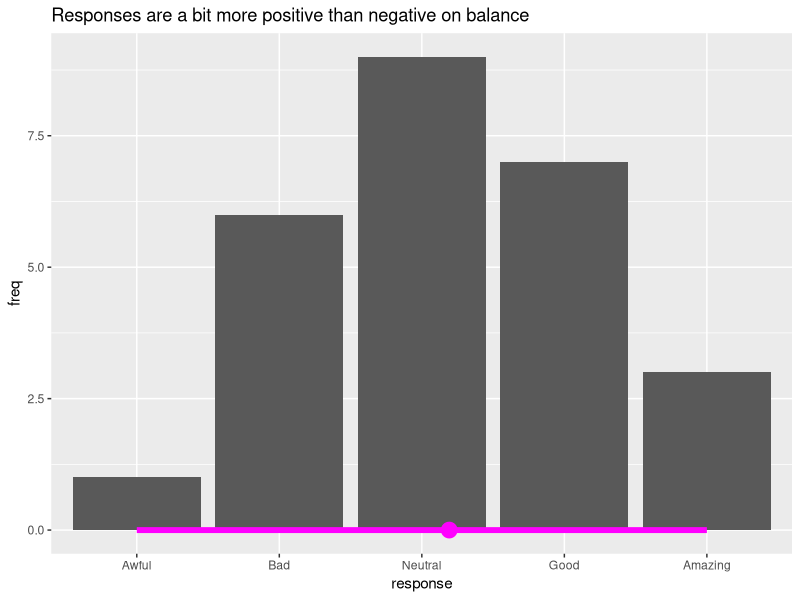
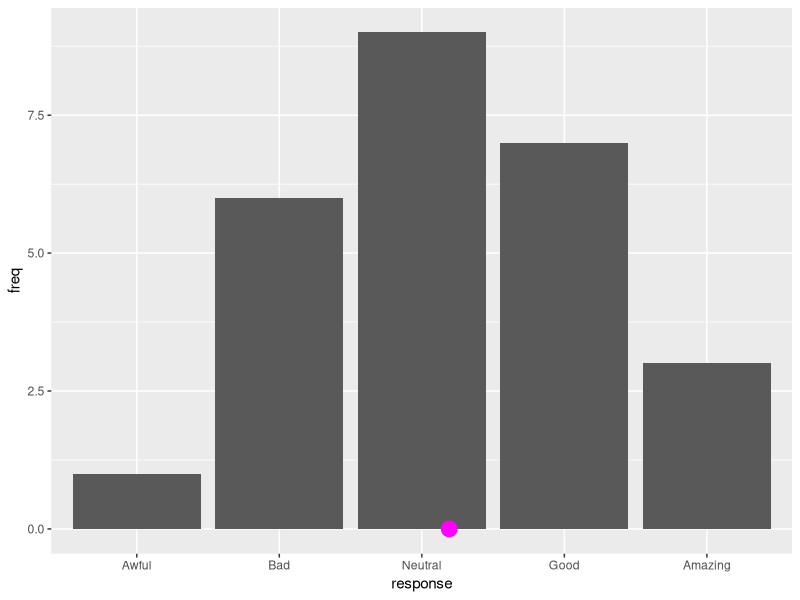
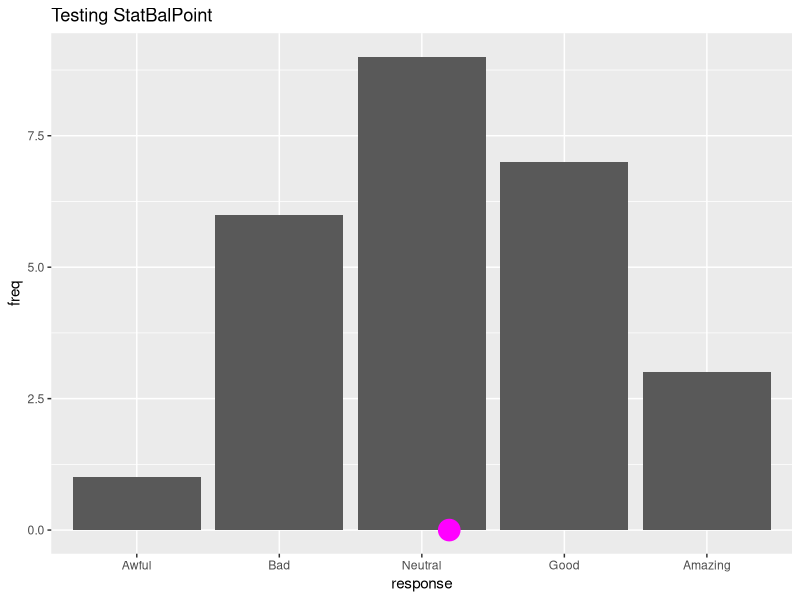
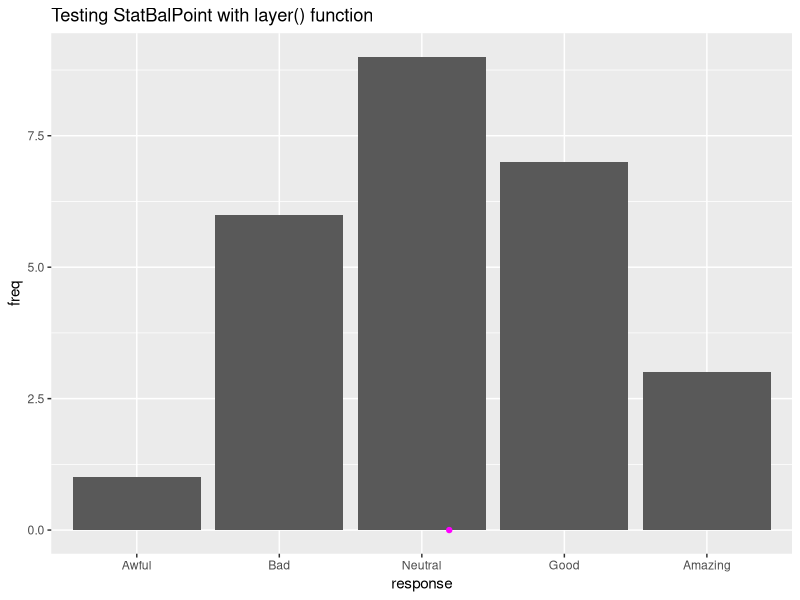

These figures' R source, in order: (Note: this script raises an error after producing the figures.)
## ---- chunk 1
library(tidyverse)

survey_df <- data.frame(response = 
                          c("Awful",
                        "Bad", 
                        "Neutral",
                        "Good",
                        "Amazing") |> 
                          fct_inorder(ordered = T), 
                         freq = c(1, 6, 9, 7, 3))

balancing_point_df <- survey_df |> 
  summarize(x = sum(as.numeric(response) * freq) / 
              sum(freq)) |> 
  mutate(y = 0)

ggplot(survey_df) + 
  aes(x = response, 
      y = freq) + 
  geom_col() + 
  geom_point(data = balancing_point_df,
             aes(x = x, y = y),
             size = 5, color = "magenta") + 
  annotate(geom = "segment", x = 1, xend = 5, y = 0, yend = 0,
           color = "magenta", size = 2) +
  labs(title = "Responses are a bit more positive than negative on balance")


## ---- chunk 2
#| label: fitted_1

library(tidyverse)
survey_df <- data.frame(response = 
                          c("Awful",
                        "Bad", 
                        "Neutral",
                        "Good",
                        "Amazing") |> 
                          fct_inorder(ordered = T), 
                         freq = c(1, 6, 9, 7, 3))

balancing_point_df <- survey_df |> 
  summarize(x = sum(as.numeric(response) * freq) / 
              sum(freq)) |> 
  mutate(y = 0)

ggplot(survey_df) + 
  aes(x = response, 
      y = freq) + 
  geom_col() + 
  geom_point(data = balancing_point_df,
             aes(x = x, y = y),
             size = 5, color = "magenta")
## ---- chunk 3
#| label: fitted_2

compute_panel_bal_point <- function(data, scales){

  data |> 
  summarize(x = sum(x * y) / sum(y)) |> 
  mutate(y = 0)
  
}
## ---- chunk 4
## Test compute. 
survey_df |>
  mutate(response = response |> as.numeric()) |>
  select(x = response, 
         y = freq) |>
  compute_panel_bal_point()
## ---- chunk 5
#| label: fitted_3
StatBalPoint <- ggplot2::ggproto(`_class` = "StatBalPoint",
                                  `_inherit` = ggplot2::Stat,
                                  required_aes = c("x", "y"),
                                  compute_panel = compute_panel_bal_point)
## ---- chunk 6
survey_df |> 
  ggplot() + 
  aes(x = response,
      y = freq) + 
  geom_col() + 
  geom_point(stat = StatBalPoint, 
             color = "magenta", 
             size = 7) +
  labs(title = "Testing StatBalPoint")
## ---- chunk 7
survey_df |> 
  ggplot() + 
  aes(x = response,
      y = freq) + 
  geom_col() + 
  layer(geom = GeomPoint, 
        stat = StatBalPoint, 
        position = "identity", 
        params = list(color = "magenta")) + 
  labs(title = "Testing StatBalPoint with layer() function")
## ---- chunk 8
#| label: fitted_4

stat_bal_point <- function(mapping = NULL, data = NULL, geom = "point", position = "identity", 
    ..., show.legend = NA, inherit.aes = TRUE) {
    layer(data = data, mapping = mapping, stat = StatBalPoint, 
        geom = geom, position = position, show.legend = show.legend, 
        inherit.aes = inherit.aes, params = list(na.rm = FALSE, 
            ...))
}
## ---- chunk 9
geom_bal_point <- make_constructor(GeomPoint, stat = "bal_point")
## ---- chunk 10
#| label: fitted_5
survey_df |> 
  ggplot() + 
  aes(x = response, 
      y = freq) +
  geom_col() + 
  geom_bal_point(color = "magenta", 
                 size = 7)
## ---- chunk 11
library(tidyverse)

# Step 1. Define compute
compute_panel_bal_point <- function(data, scales){
  
  data |> 
    summarise(x = (x*y)/sum(y)) |>
    mutate(y = 0)
  
}


# Step 2. Define Stat
StatBalPoint = ggproto(`_class` = "StatBalPoint",
                      `_inherit` = Stat,
                      required_aes = c("x", "y"),
                      compute_group = compute_panel_bal_point)

# Step 3. Define user-facing functions

## define stat_*()
stat_bal_point <- make_constructor(StatBalPoint, geom = "point")


## define geom_*()
geom_bal_point <- make_constructor(GeomPoint, stat = "bal_point")
